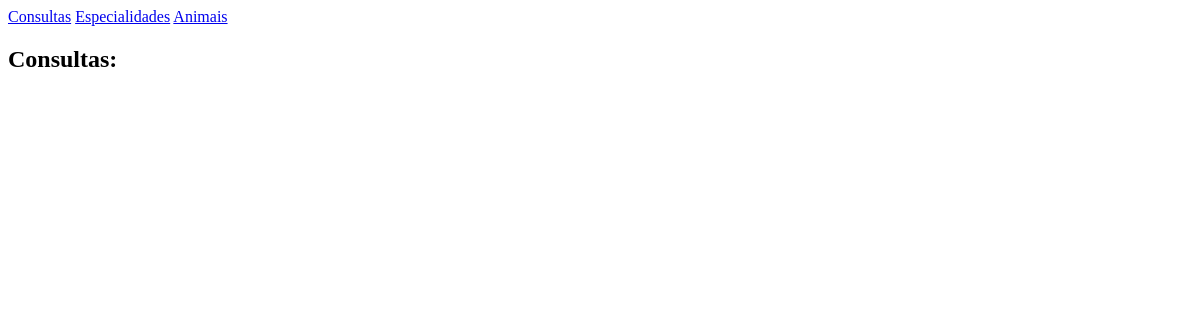
/clinica/, run on an earlier commit of the app's database.
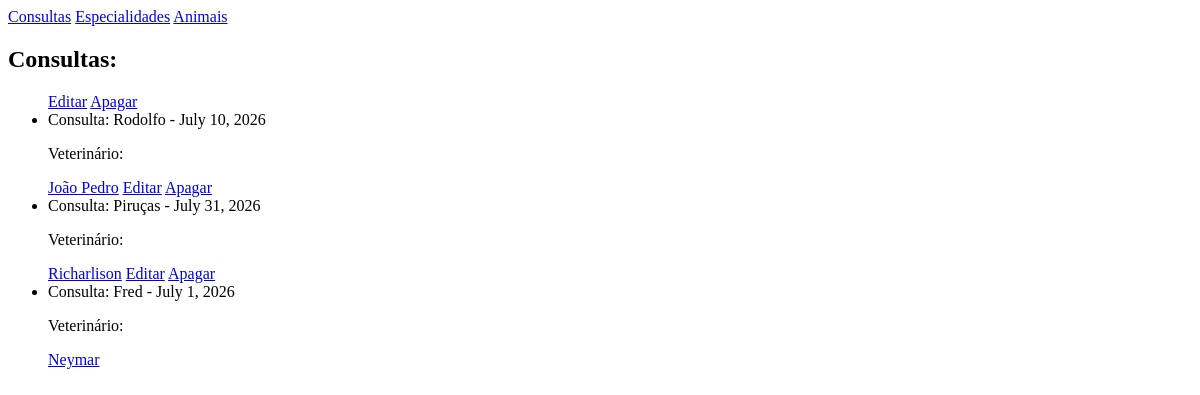
And on a later commit of the database.
### clinica/models.py (models this page shows, shortened)
class Consulta(models.Model):
    data = models.DateField()
    motivo = models.CharField(max_length=100)
    veterinario = models.ForeignKey(Veterinario, on_delete=models.CASCADE, related_name='consultas')
    animal = models.ForeignKey(Animal, on_delete=models.CASCADE, related_name='consultas_animais')

class Animal(models.Model):
    nome = models.CharField(max_length=100)
    especie = models.CharField(max_length=100)
    dono = models.CharField(max_length=100)

class Veterinario(models.Model):
    nome = models.CharField(max_length=100)

### clinica/views.py (the view)
# urls.py: path('', views.consultas_view, name='consultas_view'),
def consultas_view(request):
    consultas = Consulta.objects.all()
    return render(request, 'consultas.html', {'consultas': consultas})

### clinica/templates/consultas.html
{% extends 'layout.html' %}
{% block content %}
<h2>Consultas:</h2>
<ul>
    {% for consulta in consultas %}
        <a href="/clinica/consulta/editar/{{consulta.id}}/">Editar</a>
        <a href="/clinica/consulta/apagar/{{consulta.id}}/">Apagar</a>
        <li>Consulta: {{consulta.animal.nome}} - {{consulta.data}}</li>
        <p>Veterinário:</p>
        <a href="{% url 'veterinario_view' consulta.veterinario.id %}">{{consulta.veterinario.nome}}</a>
    {% endfor %}
</ul>
{% endblock %}

### clinica/templates/layout.html (shortened to what this page needs)
<html>
<head>
</head>
<body>
    <header>
        <nav>
            <a href="{% url 'consultas_view' %}">Consultas</a>
            <a href="{% url 'especialidades_view' %}">Especialidades</a>
            <a href="{% url 'animais_view' %}">Animais</a>
        </nav>
    </header>
    <main>
        {% block content %}
        {% endblock %}
    </main>
</body>
</html>

What changed in the data, as far as the page shows it:
added Consulta: animal.nome "Rodolfo", data "July 10, 2026", veterinario.nome "João Pedro"
added Consulta: animal.nome "Piruças", data "July 31, 2026", veterinario.nome "Richarlison"
added Consulta: animal.nome "Fred", data "July 1, 2026", veterinario.nome "Neymar"
